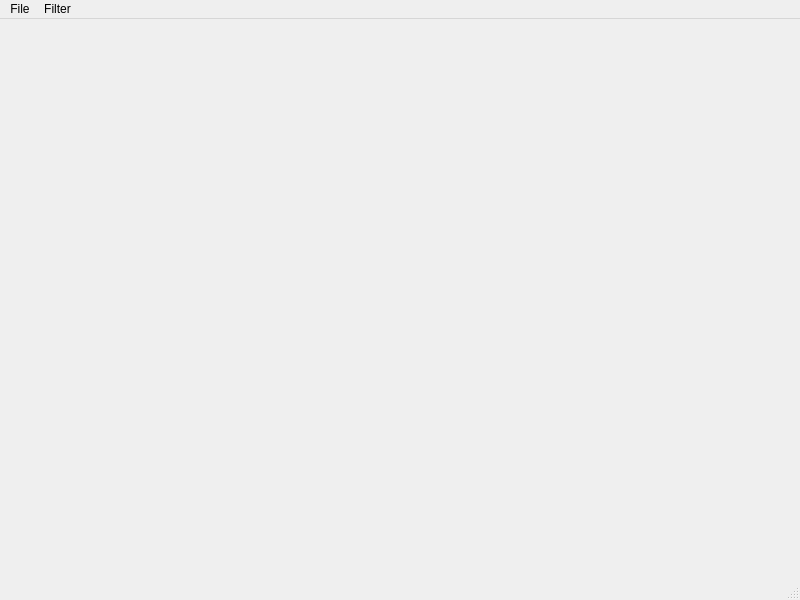
<?xml version="1.0" encoding="UTF-8"?>
<ui version="4.0">
 <class>vcl::qt::MeshProcessingMainWindow</class>
 <widget class="QMainWindow" name="vcl::qt::MeshProcessingMainWindow">
  <property name="geometry">
   <rect>
    <x>0</x>
    <y>0</y>
    <width>800</width>
    <height>600</height>
   </rect>
  </property>
  <property name="windowTitle">
   <string>MainWindow</string>
  </property>
  <widget class="vcl::qt::MeshViewer" name="meshViewer"/>
  <widget class="QMenuBar" name="menubar">
   <property name="geometry">
    <rect>
     <x>0</x>
     <y>0</y>
     <width>800</width>
     <height>23</height>
    </rect>
   </property>
   <widget class="QMenu" name="menuFile">
    <property name="title">
     <string>File</string>
    </property>
    <addaction name="actionOpenMesh"/>
    <addaction name="actionSaveMeshAs"/>
   </widget>
   <widget class="QMenu" name="menuFilter">
    <property name="title">
     <string>Filter</string>
    </property>
   </widget>
   <addaction name="menuFile"/>
   <addaction name="menuFilter"/>
  </widget>
  <widget class="QStatusBar" name="statusbar"/>
  <action name="actionOpenMesh">
   <property name="icon">
    <iconset theme="document-open"/>
   </property>
   <property name="text">
    <string>Open Mesh</string>
   </property>
  </action>
  <action name="actionSaveMeshAs">
   <property name="icon">
    <iconset theme="document-save-as"/>
   </property>
   <property name="text">
    <string>Save Mesh As...</string>
   </property>
  </action>
  <action name="actionCreate">
   <property name="text">
    <string>Create</string>
   </property>
  </action>
 </widget>
 <customwidgets>
  <customwidget>
   <class>vcl::qt::MeshViewer</class>
   <extends>QWidget</extends>
   <header>vclib/qt/mesh_viewer.h</header>
   <container>1</container>
  </customwidget>
 </customwidgets>
 <resources/>
 <connections/>
</ui>
